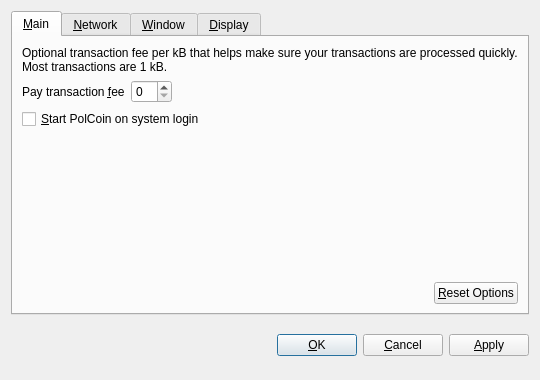
<?xml version="1.0" encoding="UTF-8"?>
<ui version="4.0">
 <class>OptionsDialog</class>
 <widget class="QDialog" name="OptionsDialog">
  <property name="geometry">
   <rect>
    <x>0</x>
    <y>0</y>
    <width>540</width>
    <height>380</height>
   </rect>
  </property>
  <property name="windowTitle">
   <string>Options</string>
  </property>
  <property name="modal">
   <bool>true</bool>
  </property>
  <layout class="QVBoxLayout" name="verticalLayout">
   <item>
    <widget class="QTabWidget" name="tabWidget">
     <property name="tabPosition">
      <enum>QTabWidget::North</enum>
     </property>
     <property name="currentIndex">
      <number>0</number>
     </property>
     <widget class="QWidget" name="tabMain">
      <attribute name="title">
       <string>&amp;Main</string>
      </attribute>
      <layout class="QVBoxLayout" name="verticalLayout_Main">
       <item>
        <widget class="QLabel" name="transactionFeeInfoLabel">
         <property name="text">
          <string>Optional transaction fee per kB that helps make sure your transactions are processed quickly. Most transactions are 1 kB.</string>
         </property>
         <property name="textFormat">
          <enum>Qt::PlainText</enum>
         </property>
         <property name="wordWrap">
          <bool>true</bool>
         </property>
        </widget>
       </item>
       <item>
        <layout class="QHBoxLayout" name="horizontalLayout_1_Main">
         <item>
          <widget class="QLabel" name="transactionFeeLabel">
           <property name="text">
            <string>Pay transaction &amp;fee</string>
           </property>
           <property name="textFormat">
            <enum>Qt::PlainText</enum>
           </property>
           <property name="buddy">
            <cstring>transactionFee</cstring>
           </property>
          </widget>
         </item>
         <item>
          <widget class="BitcoinAmountField" name="transactionFee"/>
         </item>
         <item>
          <spacer name="horizontalSpacer_1_Main">
           <property name="orientation">
            <enum>Qt::Horizontal</enum>
           </property>
           <property name="sizeHint" stdset="0">
            <size>
             <width>40</width>
             <height>20</height>
            </size>
           </property>
          </spacer>
         </item>
        </layout>
       </item>
       <item>
        <widget class="QCheckBox" name="bitcoinAtStartup">
         <property name="toolTip">
          <string>Automatically start PolCoin after logging in to the system.</string>
         </property>
         <property name="text">
          <string>&amp;Start PolCoin on system login</string>
         </property>
        </widget>
       </item>
       <item>
        <spacer name="verticalSpacer_Main">
         <property name="orientation">
          <enum>Qt::Vertical</enum>
         </property>
         <property name="sizeHint" stdset="0">
          <size>
           <width>20</width>
           <height>40</height>
          </size>
         </property>
        </spacer>
       </item>
       <item>
        <layout class="QHBoxLayout" name="horizontalLayout_2_Main">
         <item>
          <spacer name="horizontalSpacer_2_Main">
           <property name="orientation">
            <enum>Qt::Horizontal</enum>
           </property>
           <property name="sizeHint" stdset="0">
            <size>
             <width>40</width>
             <height>20</height>
            </size>
           </property>
          </spacer>
         </item>
         <item>
          <widget class="QPushButton" name="resetButton">
           <property name="toolTip">
            <string>Reset all client options to default.</string>
           </property>
           <property name="text">
            <string>&amp;Reset Options</string>
           </property>
           <property name="autoDefault">
            <bool>false</bool>
           </property>
          </widget>
         </item>
        </layout>
       </item>
      </layout>
     </widget>
     <widget class="QWidget" name="tabNetwork">
      <attribute name="title">
       <string>&amp;Network</string>
      </attribute>
      <layout class="QVBoxLayout" name="verticalLayout_Network">
       <item>
        <widget class="QCheckBox" name="mapPortUpnp">
         <property name="toolTip">
          <string>Automatically open the PolCoin client port on the router. This only works when your router supports UPnP and it is enabled.</string>
         </property>
         <property name="text">
          <string>Map port using &amp;UPnP</string>
         </property>
        </widget>
       </item>
       <item>
        <widget class="QCheckBox" name="connectSocks">
         <property name="toolTip">
          <string>Connect to the PolCoin network through a SOCKS proxy (e.g. when connecting through Tor).</string>
         </property>
         <property name="text">
          <string>&amp;Connect through SOCKS proxy:</string>
         </property>
        </widget>
       </item>
       <item>
        <layout class="QHBoxLayout" name="horizontalLayout_Network">
         <item>
          <widget class="QLabel" name="proxyIpLabel">
           <property name="text">
            <string>Proxy &amp;IP:</string>
           </property>
           <property name="textFormat">
            <enum>Qt::PlainText</enum>
           </property>
           <property name="buddy">
            <cstring>proxyIp</cstring>
           </property>
          </widget>
         </item>
         <item>
          <widget class="QValidatedLineEdit" name="proxyIp">
           <property name="maximumSize">
            <size>
             <width>140</width>
             <height>16777215</height>
            </size>
           </property>
           <property name="toolTip">
            <string>IP address of the proxy (e.g. 127.0.0.1)</string>
           </property>
          </widget>
         </item>
         <item>
          <widget class="QLabel" name="proxyPortLabel">
           <property name="text">
            <string>&amp;Port:</string>
           </property>
           <property name="textFormat">
            <enum>Qt::PlainText</enum>
           </property>
           <property name="buddy">
            <cstring>proxyPort</cstring>
           </property>
          </widget>
         </item>
         <item>
          <widget class="QLineEdit" name="proxyPort">
           <property name="maximumSize">
            <size>
             <width>55</width>
             <height>16777215</height>
            </size>
           </property>
           <property name="toolTip">
            <string>Port of the proxy (e.g. 9050)</string>
           </property>
          </widget>
         </item>
         <item>
          <widget class="QLabel" name="socksVersionLabel">
           <property name="text">
            <string>SOCKS &amp;Version:</string>
           </property>
           <property name="textFormat">
            <enum>Qt::PlainText</enum>
           </property>
           <property name="buddy">
            <cstring>socksVersion</cstring>
           </property>
          </widget>
         </item>
         <item>
          <widget class="QValueComboBox" name="socksVersion">
           <property name="toolTip">
            <string>SOCKS version of the proxy (e.g. 5)</string>
           </property>
          </widget>
         </item>
         <item>
          <spacer name="horizontalSpacer_Network">
           <property name="orientation">
            <enum>Qt::Horizontal</enum>
           </property>
           <property name="sizeHint" stdset="0">
            <size>
             <width>40</width>
             <height>20</height>
            </size>
           </property>
          </spacer>
         </item>
        </layout>
       </item>
       <item>
        <spacer name="verticalSpacer_Network">
         <property name="orientation">
          <enum>Qt::Vertical</enum>
         </property>
         <property name="sizeHint" stdset="0">
          <size>
           <width>20</width>
           <height>40</height>
          </size>
         </property>
        </spacer>
       </item>
      </layout>
     </widget>
     <widget class="QWidget" name="tabWindow">
      <attribute name="title">
       <string>&amp;Window</string>
      </attribute>
      <layout class="QVBoxLayout" name="verticalLayout_Window">
       <item>
        <widget class="QCheckBox" name="minimizeToTray">
         <property name="toolTip">
          <string>Show only a tray icon after minimizing the window.</string>
         </property>
         <property name="text">
          <string>&amp;Minimize to the tray instead of the taskbar</string>
         </property>
        </widget>
       </item>
       <item>
        <widget class="QCheckBox" name="minimizeOnClose">
         <property name="toolTip">
          <string>Minimize instead of exit the application when the window is closed. When this option is enabled, the application will be closed only after selecting Quit in the menu.</string>
         </property>
         <property name="text">
          <string>M&amp;inimize on close</string>
         </property>
        </widget>
       </item>
       <item>
        <spacer name="verticalSpacer_Window">
         <property name="orientation">
          <enum>Qt::Vertical</enum>
         </property>
         <property name="sizeHint" stdset="0">
          <size>
           <width>20</width>
           <height>40</height>
          </size>
         </property>
        </spacer>
       </item>
      </layout>
     </widget>
     <widget class="QWidget" name="tabDisplay">
      <attribute name="title">
       <string>&amp;Display</string>
      </attribute>
      <layout class="QVBoxLayout" name="verticalLayout_Display">
       <item>
        <layout class="QHBoxLayout" name="horizontalLayout_1_Display">
         <item>
          <widget class="QLabel" name="langLabel">
           <property name="text">
            <string>User Interface &amp;language:</string>
           </property>
           <property name="textFormat">
            <enum>Qt::PlainText</enum>
           </property>
           <property name="buddy">
            <cstring>lang</cstring>
           </property>
          </widget>
         </item>
         <item>
          <widget class="QValueComboBox" name="lang">
           <property name="toolTip">
            <string>The user interface language can be set here. This setting will take effect after restarting PolCoin.</string>
           </property>
          </widget>
         </item>
        </layout>
       </item>
       <item>
        <layout class="QHBoxLayout" name="horizontalLayout_2_Display">
         <item>
          <widget class="QLabel" name="unitLabel">
           <property name="text">
            <string>&amp;Unit to show amounts in:</string>
           </property>
           <property name="textFormat">
            <enum>Qt::PlainText</enum>
           </property>
           <property name="buddy">
            <cstring>unit</cstring>
           </property>
          </widget>
         </item>
         <item>
          <widget class="QValueComboBox" name="unit">
           <property name="toolTip">
            <string>Choose the default subdivision unit to show in the interface and when sending coins.</string>
           </property>
          </widget>
         </item>
        </layout>
       </item>
       <item>
        <widget class="QCheckBox" name="displayAddresses">
         <property name="toolTip">
          <string>Whether to show PolCoin addresses in the transaction list or not.</string>
         </property>
         <property name="text">
          <string>&amp;Display addresses in transaction list</string>
         </property>
        </widget>
       </item>
       <item>
        <widget class="QCheckBox" name="coinControlFeatures">
         <property name="toolTip">
          <string>Whether to show coin control features or not.</string>
         </property>
         <property name="text">
          <string>Display coin &amp;control features (experts only!)</string>
         </property>
        </widget>
       </item>
       <item>
        <spacer name="verticalSpacer_Display">
         <property name="orientation">
          <enum>Qt::Vertical</enum>
         </property>
         <property name="sizeHint" stdset="0">
          <size>
           <width>20</width>
           <height>40</height>
          </size>
         </property>
        </spacer>
       </item>
      </layout>
     </widget>
    </widget>
   </item>
   <item>
    <layout class="QHBoxLayout" name="horizontalLayout_Buttons">
     <item>
      <spacer name="horizontalSpacer_1">
       <property name="orientation">
        <enum>Qt::Horizontal</enum>
       </property>
       <property name="sizeHint" stdset="0">
        <size>
         <width>40</width>
         <height>48</height>
        </size>
       </property>
      </spacer>
     </item>
     <item>
      <widget class="QLabel" name="statusLabel">
       <property name="font">
        <font>
         <weight>75</weight>
         <bold>true</bold>
        </font>
       </property>
       <property name="text">
        <string/>
       </property>
       <property name="textFormat">
        <enum>Qt::PlainText</enum>
       </property>
       <property name="wordWrap">
        <bool>true</bool>
       </property>
      </widget>
     </item>
     <item>
      <spacer name="horizontalSpacer_2">
       <property name="orientation">
        <enum>Qt::Horizontal</enum>
       </property>
       <property name="sizeHint" stdset="0">
        <size>
         <width>40</width>
         <height>48</height>
        </size>
       </property>
      </spacer>
     </item>
     <item>
      <widget class="QPushButton" name="okButton">
       <property name="text">
        <string>&amp;OK</string>
       </property>
      </widget>
     </item>
     <item>
      <widget class="QPushButton" name="cancelButton">
       <property name="text">
        <string>&amp;Cancel</string>
       </property>
       <property name="autoDefault">
        <bool>false</bool>
       </property>
      </widget>
     </item>
     <item>
      <widget class="QPushButton" name="applyButton">
       <property name="text">
        <string>&amp;Apply</string>
       </property>
       <property name="autoDefault">
        <bool>false</bool>
       </property>
      </widget>
     </item>
    </layout>
   </item>
  </layout>
 </widget>
 <customwidgets>
  <customwidget>
   <class>BitcoinAmountField</class>
   <extends>QSpinBox</extends>
   <header>bitcoinamountfield.h</header>
  </customwidget>
  <customwidget>
   <class>QValueComboBox</class>
   <extends>QComboBox</extends>
   <header>qvaluecombobox.h</header>
  </customwidget>
  <customwidget>
   <class>QValidatedLineEdit</class>
   <extends>QLineEdit</extends>
   <header>qvalidatedlineedit.h</header>
  </customwidget>
 </customwidgets>
 <resources/>
 <connections/>
</ui>
